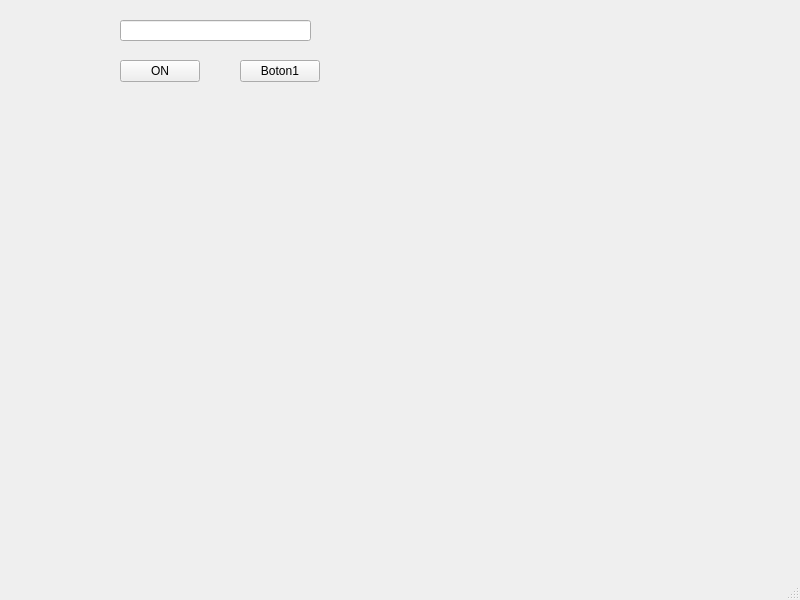
<?xml version="1.0" encoding="UTF-8"?>
<ui version="4.0">
 <class>MainWindow</class>
 <widget class="QMainWindow" name="MainWindow">
  <property name="geometry">
   <rect>
    <x>0</x>
    <y>0</y>
    <width>800</width>
    <height>600</height>
   </rect>
  </property>
  <property name="windowTitle">
   <string>MainWindow</string>
  </property>
  <widget class="QWidget" name="centralwidget">
   <widget class="QPushButton" name="pushButton">
    <property name="geometry">
     <rect>
      <x>120</x>
      <y>60</y>
      <width>80</width>
      <height>22</height>
     </rect>
    </property>
    <property name="text">
     <string>ON</string>
    </property>
   </widget>
   <widget class="QPushButton" name="pushButton_2">
    <property name="geometry">
     <rect>
      <x>240</x>
      <y>60</y>
      <width>80</width>
      <height>22</height>
     </rect>
    </property>
    <property name="text">
     <string>Boton1</string>
    </property>
   </widget>
   <widget class="QWidget" name="widget" native="true">
    <property name="geometry">
     <rect>
      <x>170</x>
      <y>80</y>
      <width>120</width>
      <height>80</height>
     </rect>
    </property>
   </widget>
   <widget class="QLineEdit" name="lineEdit">
    <property name="geometry">
     <rect>
      <x>120</x>
      <y>20</y>
      <width>191</width>
      <height>21</height>
     </rect>
    </property>
   </widget>
  </widget>
  <widget class="QMenuBar" name="menubar">
   <property name="geometry">
    <rect>
     <x>0</x>
     <y>0</y>
     <width>800</width>
     <height>21</height>
    </rect>
   </property>
  </widget>
  <widget class="QStatusBar" name="statusbar"/>
 </widget>
 <resources/>
 <connections/>
</ui>
